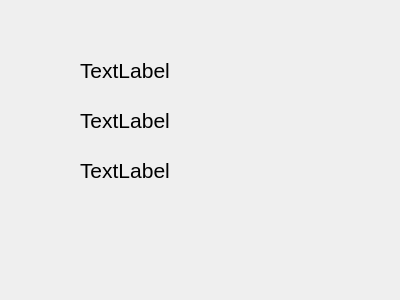
<?xml version="1.0" encoding="UTF-8"?>
<ui version="4.0">
 <class>StudentInfo</class>
 <widget class="QDialog" name="StudentInfo">
  <property name="geometry">
   <rect>
    <x>0</x>
    <y>0</y>
    <width>400</width>
    <height>300</height>
   </rect>
  </property>
  <property name="font">
   <font>
    <pointsize>16</pointsize>
   </font>
  </property>
  <property name="windowTitle">
   <string>Dialog</string>
  </property>
  <widget class="QLabel" name="labelFname">
   <property name="geometry">
    <rect>
     <x>80</x>
     <y>50</y>
     <width>191</width>
     <height>41</height>
    </rect>
   </property>
   <property name="text">
    <string>TextLabel</string>
   </property>
  </widget>
  <widget class="QLabel" name="labelLname">
   <property name="geometry">
    <rect>
     <x>80</x>
     <y>100</y>
     <width>191</width>
     <height>41</height>
    </rect>
   </property>
   <property name="text">
    <string>TextLabel</string>
   </property>
  </widget>
  <widget class="QLabel" name="labelEmail">
   <property name="geometry">
    <rect>
     <x>80</x>
     <y>150</y>
     <width>191</width>
     <height>41</height>
    </rect>
   </property>
   <property name="text">
    <string>TextLabel</string>
   </property>
  </widget>
 </widget>
 <resources/>
 <connections/>
</ui>
